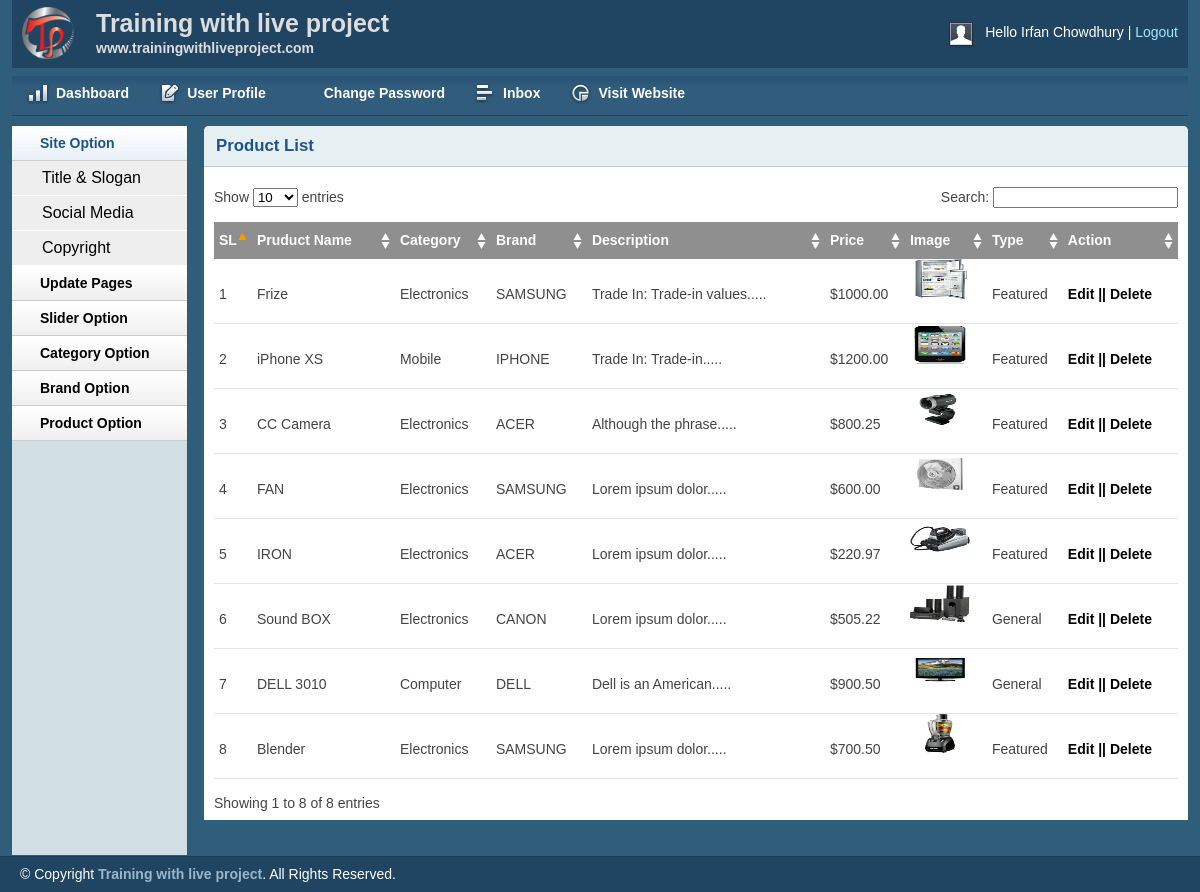
The page /admin/productlist.php (signed in) on the database its author committed.
### tables this page shows
CREATE TABLE `tbl_product` (
  `productId` int(11) NOT NULL,
  `productName` varchar(255) NOT NULL,
  `catId` int(11) NOT NULL,
  `brandId` int(11) NOT NULL,
  `body` text NOT NULL,
  `price` float(10,2) NOT NULL,
  `image` varchar(255) NOT NULL,
  `type` tinyint(4) NOT NULL DEFAULT '0'
);

CREATE TABLE `tbl_category` (
  `catId` int(11) NOT NULL,
  `catName` varchar(255) NOT NULL
);

CREATE TABLE `tbl_brand` (
  `brandId` int(11) NOT NULL,
  `brandName` varchar(255) NOT NULL
);

### lib/Database.php (called while the page is built, shortened)
<?php
class Database{
    public $host   = DB_HOST;
    public $user   = DB_USER;
    public $pass   = DB_PASS;
    public $dbname = DB_NAME;
    public $link;
    private function connectDB(){
    $this->link = new mysqli($this->host, $this->user, $this->pass,
      $this->dbname);
    }
    public function select($query){
      $result = $this->link->query($query) or
      die($this->link->error.__LINE__);
      if($result->num_rows > 0){
        return $result;
      } else {
        return false;
      }
    }
}

### classes/Product.php (called while the page is built, shortened)
<?php
    $filepath = realpath(dirname(__FILE__));
    include_once ($filepath.'/../lib/Database.php');
    include_once ($filepath.'/../helpers/Format.php');
?>
<?php
class Product
{
    private $db;
    public function __construct()
    {
        $this->db= new Database();
    }
    public function getAllProduct()
    {
        $query="SELECT tbl_product.*, tbl_category.catName, tbl_brand.brandName
                FROM ((tbl_category
                INNER JOIN tbl_product ON tbl_category.catId = tbl_product.catId)
                INNER JOIN tbl_brand ON tbl_brand.brandId = tbl_product.brandId) ORDER BY productId DESC";
        $result=$this->db->select($query);
        return $result;
    }
}
?>

### helpers/Format.php (called while the page is built, shortened)
<?php
class Format
{
    public function textShorten($text, $limit = 400)
    {
        $text = $text. " ";
        $text = substr($text, 0, $limit);
        $text = substr($text, 0, strrpos($text, ' '));
        $text = $text.".....";
        return $text;
    }
}
?>

### admin/productlist.php (the view, shortened to what this page needs)
<?php include 'inc/header.php';?>
<?php include 'inc/sidebar.php';?>
<?php include '../classes/Product.php'; ?>
<?php include_once '../helpers/Format.php';?>
<?php
	 $product= new Product();
	 $fm	 = new Format();
?>
<div class="grid_10">
    <div class="box round first grid">
        <h2>Product List</h2>
        <div class="block">
            <table class="data display datatable" id="example">
			<thead>
				<tr>
					<th>SL</th>
					<th>Pruduct Name</th>
					<th>Category</th>
					<th>Brand</th>
					<th>Description</th>
					<th>Price</th>
					<th>Image</th>
					<th>Type</th>
					<th>Action</th>
				</tr>
			</thead>
			<tbody>
		<?php
			$getProduct= $product->getAllProduct();
			if ($getProduct) {
				$i=0;
				while ($result=$getProduct->fetch_assoc()) {
					$i++;
		?>
				<tr class="odd gradeX">
					<td><?php echo $i;?></td>
					<td><?php echo $result['productName'];?></td>
					<td><?php echo $result['catName'];?></td>
					<td><?php echo $result['brandName'];?></td>
					<td><?php echo $fm->textShorten($result['body'],30) ;?></td>
					<td>$<?php echo $result['price'];?></td>
					<td><img src="<?php echo $result['image'];?>" height="40px" width="60px" alt=""> </td>
					<td>
						<?php
							if ($result['type']==0)
							{
								echo "Featured";
							}
							else
							{
								echo "General";
							}
						?>
					</td>
					<td>
						<a href="productedit.php?productid=<?php echo $result['productId']; ?>">Edit || </a>
						<a onclick="return confirm('Are you sure to Delete ?');" href="?delproduct=<?php echo $result['productId']; ?>">Delete</a>
					</td>
				</tr>
		<?php } } ?>
			</tbody>
		</table>
       </div>
    </div>
</div>
<?php include 'inc/footer.php';?>

### admin/css/layout.css (style rules this page uses)
body { background: #fff none repeat scroll 0 0; color: #444; font-size: 14px; padding: 0; }
a { color: #000; font-weight:bold; text-decoration: none; }
h1, h2, h3, h4, h5, h6 { line-height:1.2em; margin-bottom:.3em; }
h2 { margin-top:1em; }
.box { background:#fff; margin-bottom:20px; padding:10px 10px 10px 10px; margin-left:-8px; }
.box.grid { padding-bottom:40px; }
.box.round { -moz-border-radius: 5px 5px 0px 0px; -webkit-border-radius: 5px 5px 0px 0px; border-radius: 5px 5px 0px 0px; }
.box h2 { font-size:1.2em; font-weight:bold; color:#1B548D; background:#E6F0F3; margin:-10px -10px 0 -10px; padding:10px 12px; border-bottom:1px solid #B3CBD6; -moz-border-radius: 5px 5px 0px 0px; -webkit-border-radius: 5px 5px 0px 0px; border-radius: 5px 5px 0px 0px; }
.box.first { min-height: 406px; }
.block { padding-top:20px; }
p { margin-bottom:1em; }
.block { padding-bottom:1px; }
table.display { margin: 0 auto; clear: both; width: 100%; }
.sorting_asc { background: #8f8f8f url(../img/table/sort_asc.png) no-repeat center right; padding:8px 5px; text-align:left; color:#fff; }
.sorting { background:#8f8f8f url(../img/table/sort_both.png) no-repeat center right; padding:8px 5px; text-align:left; color:#fff; }
tr.odd { height: 30px; line-height: 30px; border-bottom:1px solid #e6e6e6; }
tr.even { height: 30px; line-height: 30px; border-bottom:1px solid #e6e6e6; }
tr.odd td, tr.even td { padding-left:5px; }

### rows shown on the page
tbl_product: productName "Frize", catId.catName "Electronics", brandId.brandName "SAMSUNG", body "Trade In: Trade-in values.....", price "1000.00", image (picture), type "Featured"
tbl_product: productName "iPhone XS", catId.catName "Mobile", brandId.brandName "IPHONE", body "Trade In: Trade-in.....", price "1200.00", image (picture), type "Featured"
tbl_product: productName "CC Camera", catId.catName "Electronics", brandId.brandName "ACER", body "Although the phrase.....", price "800.25", image (picture), type "Featured"
tbl_product: productName "FAN", catId.catName "Electronics", brandId.brandName "SAMSUNG", body "Lorem ipsum dolor.....", price "600.00", image (picture), type "Featured"
tbl_product: productName "IRON", catId.catName "Electronics", brandId.brandName "ACER", body "Lorem ipsum dolor.....", price "220.97", image (picture), type "Featured"
tbl_product: productName "Sound BOX", catId.catName "Electronics", brandId.brandName "CANON", body "Lorem ipsum dolor.....", price "505.22", image (picture), type "General"
tbl_product: productName "DELL 3010", catId.catName "Computer", brandId.brandName "DELL", body "Dell is an American.....", price "900.50", image (picture), type "General"
tbl_product: productName "Blender", catId.catName "Electronics", brandId.brandName "SAMSUNG", body "Lorem ipsum dolor.....", price "700.50", image (picture), type "Featured"

### other values the page prints
Session::get('adminName') "Irfan Chowdhury"
